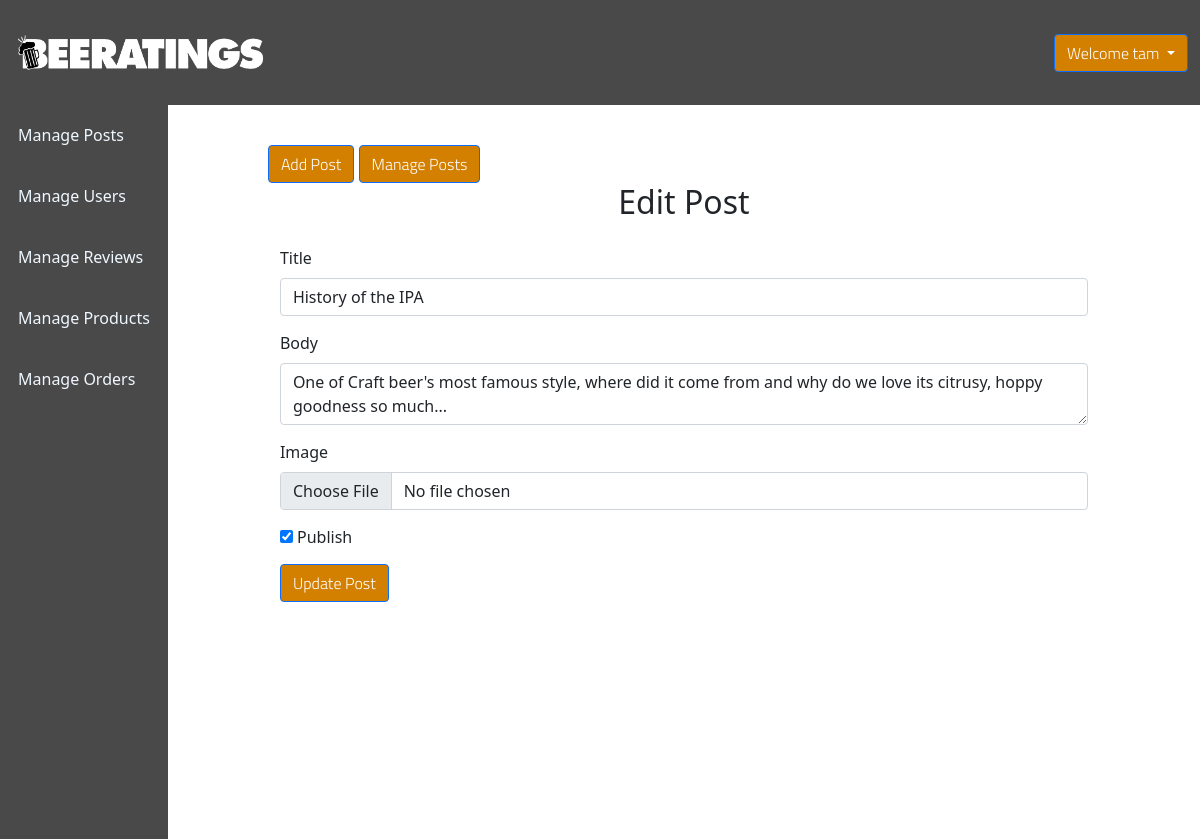
Page /beeratings/admin/posts/edit.php?id=10 (signed in) on the committed database.
### tables this page shows
CREATE TABLE `blog` (
  `id` int(10) NOT NULL,
  `title` varchar(500) NOT NULL,
  `body` text NOT NULL,
  `created_at` datetime NOT NULL DEFAULT current_timestamp(),
  `user_id` int(11) NOT NULL,
  `image` varchar(255) NOT NULL,
  `published` tinyint(4) NOT NULL
);

### includes/db.php (called while the page is built, shortened)
<?php
require('dbconnect.php');
function executeQuery($sql, $data)
{
    global $conn;
    $stmt = $conn->prepare($sql);
    $values = array_values($data);
    $types = str_repeat('s', count($values));
    $stmt->bind_param($types, ...$values);
    $stmt->execute();
    return $stmt;
}
function selectOne($table, $conditions)
{
    $sql = "SELECT * FROM $table";
        $i = 0;
        foreach ($conditions as $key => $value) {
            if ($i ===0) {
                $sql = $sql . " WHERE $key=?";
            } else {
                $sql = $sql . " AND $key=?";
            }
        $i++;
        }
        $sql = $sql . " LIMIT 1";
        $stmt = executeQuery($sql, $conditions);
        $records = $stmt->get_result()->fetch_assoc();
        return $records;
 }

### beeratings/admin/posts/post.php (called while the page is built, shortened)
<?php
  include_once("../../../includes/db.php");
    $table = 'blog';
    if (isset($_GET['id'])) {
    $post = selectOne($table, ['id' => $_GET['id']]);
    $title = $post['title'];
    $body = $post['body'];
}

### beeratings/admin/posts/edit.php (the view, shortened to what this page needs)
<?php include_once("post.php"); ?>
<!DOCTYPE html>
<html lang="en">
    <head>
        <link href="https://cdn.jsdelivr.net/npm/bootstrap@5.0.0-beta3/dist/css/bootstrap.min.css" rel="stylesheet">
        <link rel="stylesheet"
            href="https://use.fontawesome.com/releases/v5.7.2/css/all.css"
>
              <link rel="stylesheet" href="../../css/admin.css">
    </head>
    <body>
    <?php include_once("../includes/admin_header.php"); ?>
        <div class="admin-wrapper">
        <?php include_once("../includes/admin_sidemenu.php"); ?>
            <div class="admin-content">
                <div class="button-group">
                    <a href="create.php" class="btn btn-primary">Add Post</a>
                    <a href="admin_posts.php" class="btn btn-primary">Manage Posts</a>
                </div>
                <div class="content">
                    <h2 class="page-title">Edit Post</h2>
                    <div class="container">
                        <div class="row">
                            <div class="col">
                            <form action="edit.php" method="post" enctype="multipart/form-data">
                        <div class="form-group">
                            <label class="mb-2">Title</label>
                            <input type="text" name="title" value="<?php echo $title ?>" class="form-control">
                        </div>
                        <div class="form-group">
                            <label class="mb-2">Body</label>
                            <textarea name="body" id="body" class="form-control"><?php echo $body ?></textarea>
                        </div>
                        <div class="form-group">
                            <label class="mb-2">Image</label>
                            <input type="file" name="image" class="form-control">
                        </div>
                        <div class="form-group">
                            <?php if (empty($published) && $published == 0): ?>
                                <label>
                                    <input type="checkbox" name="published">
                                    Publish
                                </label>
                            <?php else: ?>
                                <label>
                                    <input type="checkbox" name="published" checked>
                                    Publish
                                </label>
                            <?php endif; ?>
                        </div>
                        <div>
                            <button type="submit" name="update-post" class="btn btn-primary">Update Post</button>
                        </div>
                    </form>
                    </div>
                </div>
            </div>
                </div>
            </div>
        </div>
    </body>
</html>

### beeratings/css/admin.css (style rules this page uses)
.admin-wrapper { display: flex; height: calc(100% - 66px); }
.btn { font-family: 'Titillium Web', sans-serif; font-weight: 300; }
.admin-wrapper .admin-content { flex: 8; height: 100%; padding: 40px 100px 100px; overflow-y: scroll; }
.admin-content .page-title { text-align: center; margin-bottom: 1.5rem; }
form div { margin-bottom: 15px; }
* { box-sizing: border-box }
html, body { height: 100%; padding: 0px; margin: 0px; }
a { text-decoration: none; color: inherit; }
.btn-primary { background-color: #D37F00; }

### rows in the picture
blog: title "History of the IPA", body "One of Craft beer's most famous style, where did it come from and why do we love its citrusy, hoppy goodness so much..."

### other values in the picture
$_SESSION['username'] "tam"
